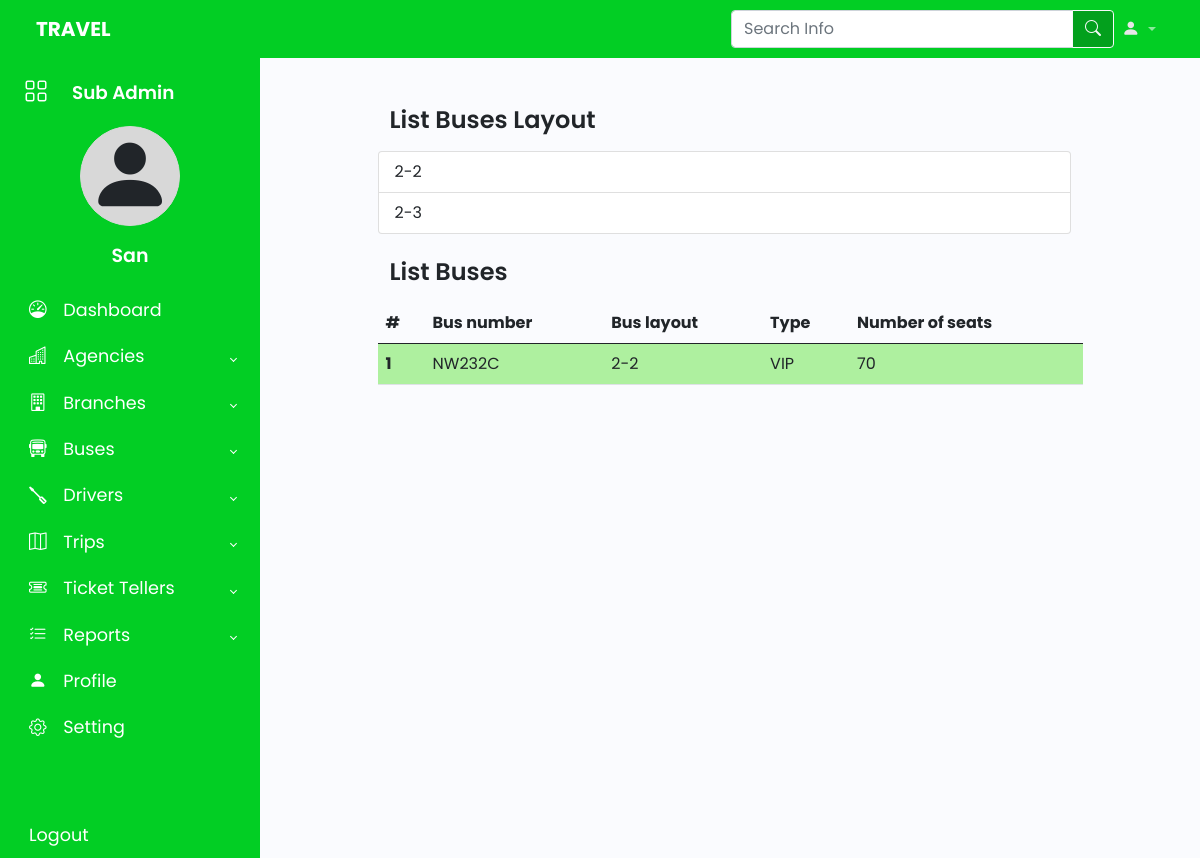
Page /agencies/list-buses (signed in) on the committed database.
### sub_admins/models.py (models this page shows)
class User(AbstractUser):
    phone = models.CharField(max_length=50, null = True, blank =True)
    phone_2 = models.CharField(max_length=50, null = True, blank =True)
    id_card = models.CharField(max_length=100, null = True, blank= True)
    gender = models.CharField(
        max_length=6,
        choices = [('MALE', 'MALE'), ('FEMALE', 'FEMALE')],
        null = True,
        blank= True
    )
    agency = models.ForeignKey(Agency, on_delete = (models.CASCADE), null = True, blank= True)
    branch = models.ForeignKey(Branche, on_delete = (models.CASCADE), null = True, blank= True)

### agencies/models.py (models this page shows, shortened)
class Bus_layout(models.Model):
    layout = models.CharField(max_length=100)
    num_seats = models.CharField(max_length=100)
    def __str__(self):
        return self.layout

class Bus(models.Model):
    bus_layout = models.ForeignKey(Bus_layout, on_delete = (models.CASCADE))
    agency = models.ForeignKey(Agency, on_delete = (models.CASCADE))
    bus_type = models.CharField(max_length=100)
    bus_number = models.CharField(max_length = 100)
    numb_seats = models.CharField(max_length=100)

### agencies/views.py (the view)
# urls.py: path('list-buses', views.listBus, name='list-buses'),
def listBus(request):
    buslayouts= Bus_layout.objects.all()
    buses = Bus.objects.all()
    context = {'buslayouts':buslayouts, 'buses':buses}
    return render(request, 'agencies/list_buses.html', context)

### agencies/templates/agencies/list_buses.html (shortened to what this page needs)
{% extends 'index.html' %}
{% block content %}
<div class="row col-9 mx-auto m-5">
<h1 class="mb-3 bt-4">List Buses Layout</h1>
    <ul class="list-group mb-4">
        {% for layout in buslayouts%}
        <li class="list-group-item">{{layout.layout}}</li>
        {% endfor %}
    </ul>
<h1 class="mb-3 bt-4">List Buses</h1>
<table class="table table-striped">
    <thead>
      <tr>
        <th scope="col">#</th>
        <th scope="col">Bus number</th>
        <th scope="col">Bus layout</th>
        <th scope="col">Type</th>
        <th scope="col">Number of seats</th>
      </tr>
    </thead>
    <tbody>
        {% for bus in buses %}
        <tr>
            {% if bus.agency == request.user.agency %}
            <th scope="row">{{forloop.counter}}</th>
            <td>{{bus.bus_number}}</td>
            <td>{{bus.bus_layout}}</td>
            <td>{{bus.bus_type}}</td>
            <td>{{bus.numb_seats}}</td>
            {% endif %}
        </tr>
        {% endfor %}
    </tbody>
  </table>
</div>
{% endblock %}

### templates/sidebar.html (shortened to what this page needs)
<aside id="sidebar" class="expand">
    <div class="d-flex">
        <button id="toggle-btn" type="button">
            <i class="bi bi-grid"></i>
        </button>
        <div class="sidebar-logo">
            <a href="{% url 'dashboard' %}">
                {% if request.user.groups.all.0.name == 'sub_admins' %}
                    Sub Admin
                {% elif request.user.groups.all.0.name == 'agency_admins' %}
                    Agency Admin
                {% elif request.user.groups.all.0.name == 'branch_admins' %}
                    Brandh Admin
                {% elif request.user.groups.all.0.name == 'ticket_tellers' %}
                    Ticket Teller
                {% endif %}
            </a>
        </div>
    </div>
    <div class="mini-profile d-flex flex-column justify-content-md-center align-items-center" id="mini-profile">
        <div class="profile-image text-center" id="profile-image">
            <i class="bi bi-person-fill mx-auto d-block pimg"></i>
        </div>
        <div class="mt-3" id="sidebar-username">
            <a href="#">{{user.username |capfirst}}</a>
        </div>
    </div>
    <ul class="sidebar-nav">
        <li class="sidebar-item">
            <a href="{% url 'dashboard' %}" class="sidebar-link">
                <i class="bi bi-speedometer"></i>
                <span>Dashboard</span>
            </a>
        </li>
        {% if request.user.groups.all.0.name == 'sub_admins' %}
        <li class="sidebar-item">
            <a href="#" class="sidebar-link has-dropdown collapsed" data-bs-toggle="collapse" data-bs-target="#agency" aria-expanded="false" aria-controls="agency">
                <i class="bi bi-buildings"></i>
                <span>Agencies</span>
            </a>
        </li>
        {% endif %}
        <li class="sidebar-item">
            <a href="#" class="sidebar-link has-dropdown collapsed" data-bs-toggle="collapse" data-bs-target="#branch" aria-expanded="false" aria-controls="branch">
                <i class="bi bi-building"></i>
                <span>Branches</span>
            </a>
        </li>
        <li class="sidebar-item">
            <a href="#" class="sidebar-link has-dropdown collapsed" data-bs-toggle="collapse" data-bs-target="#buses" aria-expanded="false" aria-controls="buses">
                <i class="bi bi-bus-front"></i>
                <span>Buses</span>
            </a>
        </li>
        <li class="sidebar-item">
            <a href="#" class="sidebar-link has-dropdown collapsed" data-bs-toggle="collapse" data-bs-target="#drivers" aria-expanded="false" aria-controls="drivers">
                <i class="bi bi-screwdriver"></i>
                <span>Drivers</span>
            </a>
        </li>
        <li class="sidebar-item">
            <a href="#" class="sidebar-link has-dropdown collapsed" data-bs-toggle="collapse" data-bs-target="#trips" aria-expanded="false" aria-controls="trips">
                <i class="bi bi-map"></i>
                <span>Trips</span>
            </a>
        </li>
        <li class="sidebar-item">
            <a href="#" class="sidebar-link has-dropdown collapsed" data-bs-toggle="collapse" data-bs-target="#tellers" aria-expanded="false" aria-controls="tellers">
                <i class="bi bi-ticket-detailed"></i>
                <span>Ticket Tellers</span>
            </a>
        </li>
        <li class="sidebar-item">
            <a href="#" class="sidebar-link has-dropdown collapsed" data-bs-toggle="collapse" data-bs-target="#reports" aria-expanded="false" aria-controls="reports">
                <i class="bi bi-list-check"></i>
                <span>Reports</span>
            </a>
        </li>
        <li class="sidebar-item">
            <a href="{% url 'user-profile' user.id %}" class="sidebar-link">
                <i class="bi bi-person-fill"></i>
                <span>Profile</span>
            </a>
        </li>
        <li class="sidebar-item">
            <a href="#" class="sidebar-link">
                <i class="bi bi-gear"></i>
                <span>Setting</span>
            </a>
        </li>
    </ul>
    <div class="sidebar-footer">
        <a href="{% url 'logout' %}" class="sidebar-link">
            <span>Logout</span>
        </a>
    </div>
</aside>

### static/styles/style.css (style rules this page uses)
body { font-family: 'Poppins', sans-serif; }
a { text-decoration: none; }
li { list-style: none; }
h1 { font-weight: 600; font-size: 1.5rem; }
.table-striped>tbody>tr:nth-child(odd)>td, .table-striped>tbody>tr:nth-child(odd)>th { background-color: rgba(119, 255, 85, .5); }
#sidebar { width: 70px; min-width: 70px; z-index: 1000; transition: all .25s ease-in-out; background-color: #02ce24; display: flex; flex-direction: column; }
#sidebar #profile-image { width: 100px; height: 100px; border: solid 1px rgb(216, 216, 216); border-radius: 50%; background-color: rgb(216, 216, 216); }
#sidebar #profile-image i { font-size: 85px; line-height: 100px; }
#sidebar #sidebar-username a { font-size: 19px; font-weight: 600; color: #FFF; }
#sidebar.expand { width: 260px; min-width: 260px; }
#toggle-btn { background-color: transparent; cursor: pointer; border: 0; padding: 1rem 1.5rem; }
#toggle-btn i { font-size: 1.5rem; color: #FFF; }
.sidebar-logo { margin: auto 0; }
.sidebar-logo a { color: #FFF; font-size: 1.15rem; font-weight: 600; }
.sidebar-nav { padding: 1rem 0; flex: 1 1 auto; }
a.sidebar-link { padding: .625rem 1.625rem; color: #FFF; display: block; font-size: 1.1rem; white-space: nowrap; border-left: 3px solid transparent; }
.sidebar-link i { font-size: 1.1rem; margin-right: .75rem; }
.sidebar-item { position: relative; }
#sidebar.expand .sidebar-link[data-bs-toggle="collapse"]::after { border: solid; border-width: 0 .075rem .075rem 0; content: ""; display: inline-block; padding: 2px; position: absolute; right: 1.5rem; top: 1.4rem; transform: rotate(-135deg); transition: all .2s ease-out; }
#sidebar.expand .sidebar-link[data-bs-toggle="collapse"].collapsed::after { transform: rotate(45deg); transition: all .2s ease-out; }

### rows in the picture
User: username "San"
Bus_layout: layout "2-2"
Bus_layout: layout "2-3"
Bus: bus_number "NW232C", bus_layout "2-2", bus_type "VIP", numb_seats "70"
